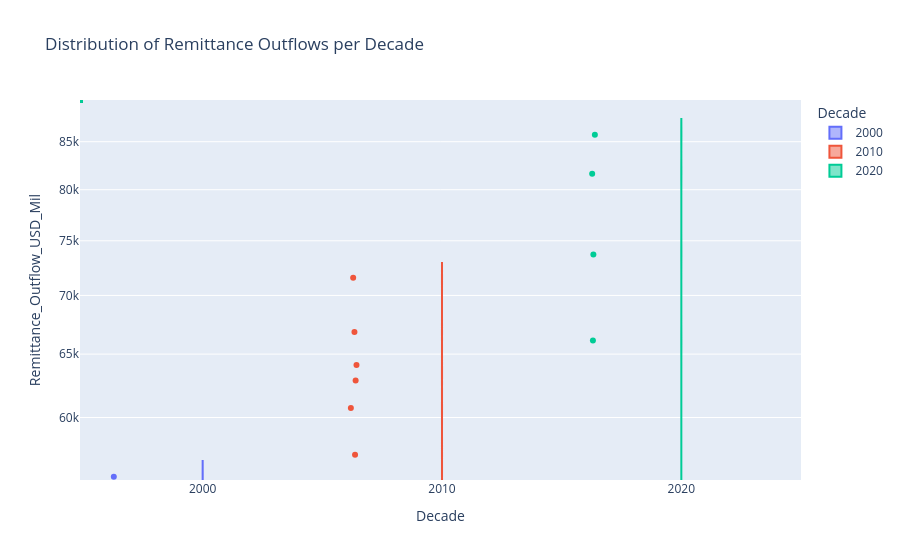

This figure's notebook cell:
### Markdown cell above
## Pillar 2: Data Distribution
Understanding how values are spread across the dataset. Remittance data is often highly skewed.

### Code cell
# 1. Seaborn Histogram: Distribution of Outflows (Log Scale applied due to extreme outliers)
plt.figure(figsize=(10, 6))
sns.histplot(np.log1p(df['Remittance_Outflow_USD_Mil']), bins=50, kde=True,  color='blue')
plt.title('Log-Transformed Distribution of Remittance Outflows')
plt.xlabel('Log(Remittance Outflow)')
plt.ylabel('Frequency')
plt.show()

# 2. Matplotlib Boxplot: Distribution of outflows in recent 5 years
recent_df = df[df['Year'] >= 2019]
plt.figure(figsize=(12, 6))
plt.boxplot([recent_df[recent_df['Year'] == year]['Remittance_Outflow_USD_Mil'] for year in range(2019, 2024)], 
            labels=range(2019, 2024), showfliers=False)
plt.yscale('log')
plt.title('Boxplot of Remittance Outflows (2019-2023) [Log Scale, Outliers Hidden]')
plt.ylabel('Outflow (USD Mil) Log Scale')
plt.show()

# 3. Plotly Violin Plot: Overall Distribution over Decades
# Creating a 'Decade' column
df['Decade'] = (df['Year'] // 10) * 10
fig = px.violin(df, y='Remittance_Outflow_USD_Mil', x='Decade', color='Decade', box=True, points="all",
                title='Distribution of Remittance Outflows per Decade', log_y=True)
fig.show()

### Figure 1 — Plotly figure (JSON) as saved in the notebook; plotly's stock layout.template omitted (floating-point values rounded to 4 significant figures; data arrays with more than 128 entries replaced by an {"elided": "..."} marker saying what was removed)
{"data": [{"alignmentgroup": "True", "box": {"visible": true}, "hovertemplate": "Decade=%{x}<br>Remittance_Outflow_USD_Mil=%{y}<extra></extra>", "legendgroup": "2000", "marker": {"color": "#636efa"}, "name": "2000", "offsetgroup": "2000", "orientation": "v", "points": "all", "scalegroup": "True", "showlegend": true, "type": "violin", "x": {"elided": "2010 int values"}, "x0": " ", "xaxis": "x", "y": {"elided": "2010 float values"}, "y0": " ", "yaxis": "y"}, {"alignmentgroup": "True", "box": {"visible": true}, "hovertemplate": "Decade=%{x}<br>Remittance_Outflow_USD_Mil=%{y}<extra></extra>", "legendgroup": "2010", "marker": {"color": "#EF553B"}, "name": "2010", "offsetgroup": "2010", "orientation": "v", "points": "all", "scalegroup": "True", "showlegend": true, "type": "violin", "x": {"elided": "2010 int values"}, "x0": " ", "xaxis": "x", "y": {"elided": "2010 float values"}, "y0": " ", "yaxis": "y"}, {"alignmentgroup": "True", "box": {"visible": true}, "hovertemplate": "Decade=%{x}<br>Remittance_Outflow_USD_Mil=%{y}<extra></extra>", "legendgroup": "2020", "marker": {"color": "#00cc96"}, "name": "2020", "offsetgroup": "2020", "orientation": "v", "points": "all", "scalegroup": "True", "showlegend": true, "type": "violin", "x": {"elided": "804 int values"}, "x0": " ", "xaxis": "x", "y": {"elided": "804 float values"}, "y0": " ", "yaxis": "y"}], "layout": {"legend": {"title": {"text": "Decade"}, "tracegroupgap": 0}, "title": {"text": "Distribution of Remittance Outflows per Decade"}, "violinmode": "overlay", "xaxis": {"anchor": "y", "categoryarray": [2000, 2010, 2020], "categoryorder": "array", "domain": [0, 1], "title": {"text": "Decade"}}, "yaxis": {"anchor": "x", "domain": [0, 1], "title": {"text": "Remittance_Outflow_USD_Mil"}, "type": "log"}}}
